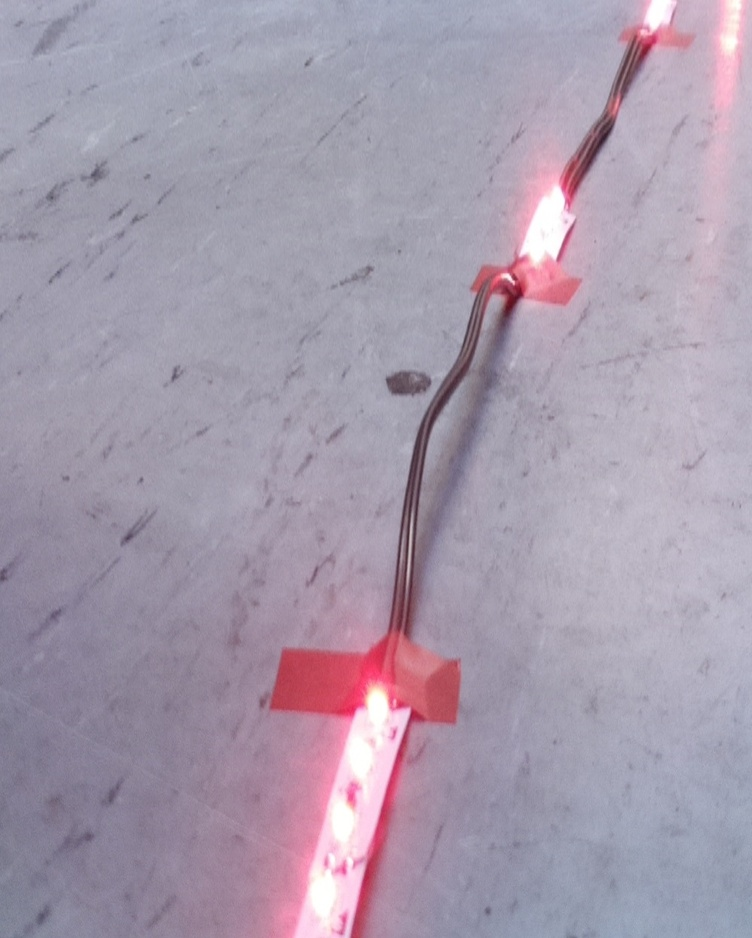
#> input picture Code/Sobel_Hough_Canny/Birdview.jpg, 752 x 938 px, shrunk from 999 x 1245 before the run
$ python Canny_OpenCV.py
#> lines starting #> are read from the running program, lines starting #| are printed output that depends on the picture; after the words box and inside, x2 and y2 are one past the last pixel; in counts of white or black regions, pixels touching at a corner belong together
import cv2
import numpy as np
from matplotlib import pyplot as plt

img = cv2.imread('Birdview.jpg')
#> img is the input picture: shape (938, 752, 3); mean B, G, R 172.3, 155.1, 166.6
img = cv2.cvtColor(img,cv2.COLOR_BGR2RGB)
edges = cv2.Canny(img,255,255)
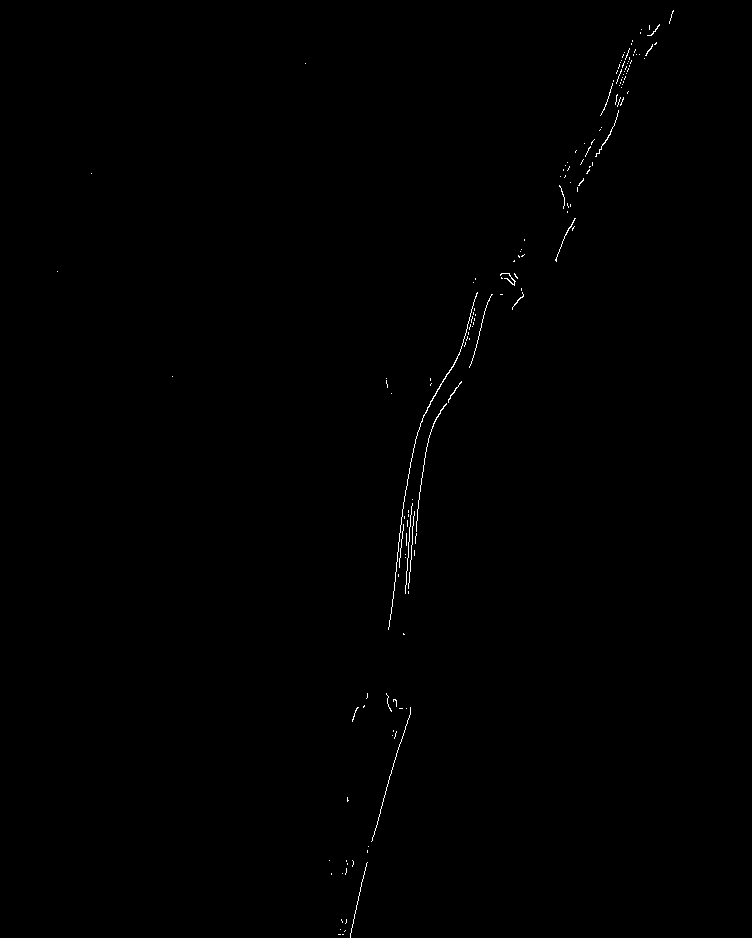
#> edges: shape (938, 752); 0.27% white in thin lines or dots, all inside (x1, y1, x2, y2) = (57, 10, 674, 938)
plt.subplot(121),plt.imshow(img,cmap = 'gray')
plt.title('Original Image'), plt.xticks([]), plt.yticks([])
plt.subplot(122),plt.imshow(edges,cmap = 'gray')
plt.title('Edge Image'), plt.xticks([]), plt.yticks([])
plt.show()
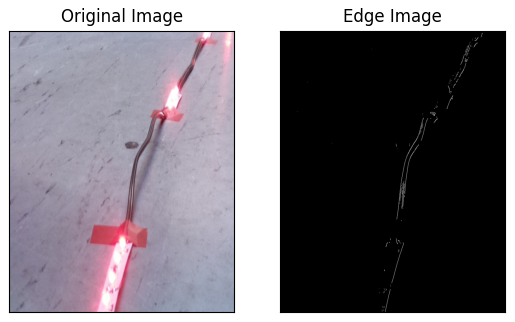
#> figure drawn by matplotlib, 2 panels
